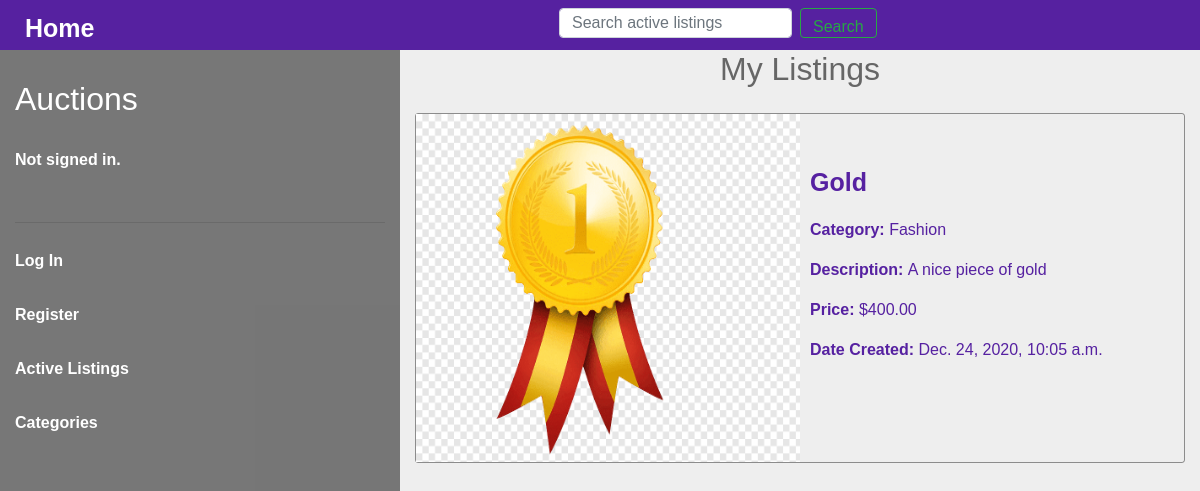
Before: /user-listings/1 with the older database file.
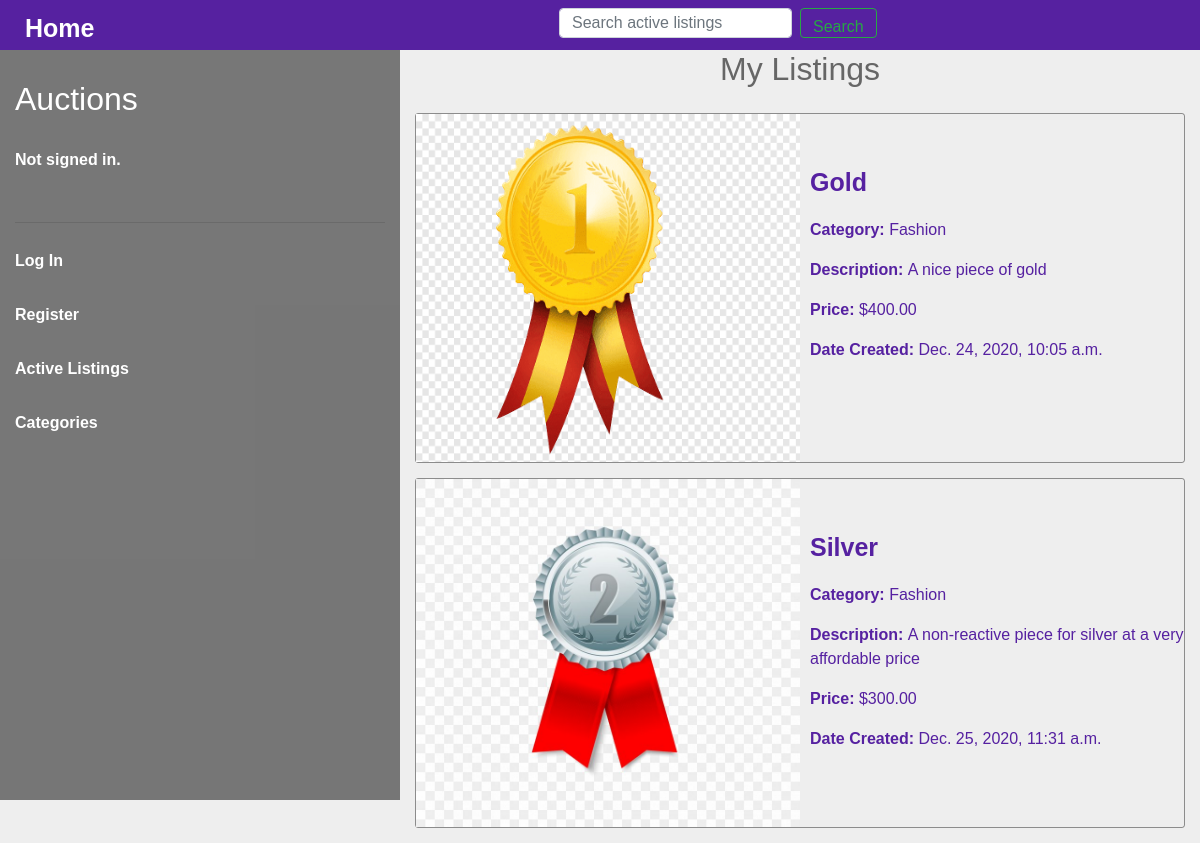
After: the same page with the newer database file.
### auctions/models.py (models this page shows, shortened)
class AuctionListing(models.Model):
    name = models.TextField()
    description = models.TextField()
    category = models.CharField(max_length=64)
    price = models.DecimalField(max_digits=64, decimal_places=2)
    last_updated = models.DateTimeField(auto_now=True, auto_now_add=False)
    time_auctioned = models.DateTimeField(auto_now=False, auto_now_add=True)
    image = models.ImageField(upload_to="listing-image/", blank=True, null=True)
    user = models.ForeignKey(User, on_delete=models.CASCADE, related_name="auctioned_items")

### auctions/views.py (the view)
# urls.py: path("user-listings/<int:id>", views.user_listings, name="user_listings"),
def user_listings(request, id):
    return render(request, "auctions/user-listings.html", {
        "listings": AuctionListing.objects.filter(user_id=id)
    })

### auctions/templates/auctions/user-listings.html (shortened to what this page needs)
{% extends "auctions/main-layout.html" %}
{% load static %}
{% block body %}
    <div class="container-fluid main-body-container">
        <div class="row">
            <div class="col-12 col-md-4 menu">
                {% include "auctions/sub-layout.html" %}
            </div>
            <div class="col-12 col-md-8 listings">
                <h2 id="active-listings">My Listings</h2>
                {% for listing in listings %}
                    <div class="listing">
                        <a href="{% url 'listing' listing.id %}">
                            {% if listing.image %}
                                <div class="image-container"><img class="image" src="{{ listing.image.url }}" alt="Image of product"></div>
                            {% else %}
                                <div class="image-container"><img class="image" src="" alt="Image of product"></div>
                            {% endif %}
                            <div class="info-container">
                                <p class="info info-top"><strong>{{ listing.name }}</strong></p>
                                <p class="info"><strong>Category: </strong>{{ listing.category }}</p>
                                <p class="info"><strong>Description: </strong>{{ listing.description }}</p>
                                <p class="info"><strong>Price: </strong>${{ listing.price }}</p>
                                <p class="info"><strong>Date Created: </strong>{{ listing.time_auctioned }}</p>
                            </div>
                        </a>
                    </div>
                {% empty %}
                    <h3>There are no active listings</h3>
                {% endfor %}
            </div>
        </div>
    </div>
{% endblock %}

Changed rows visible on the page:
added AuctionListing: image (picture), name "Silver", category "Fashion", description "A non-reactive piece for silver at a very affordable price", price "300.00", time_auctioned "Dec. 25, 2020, 11:31 a.m."
